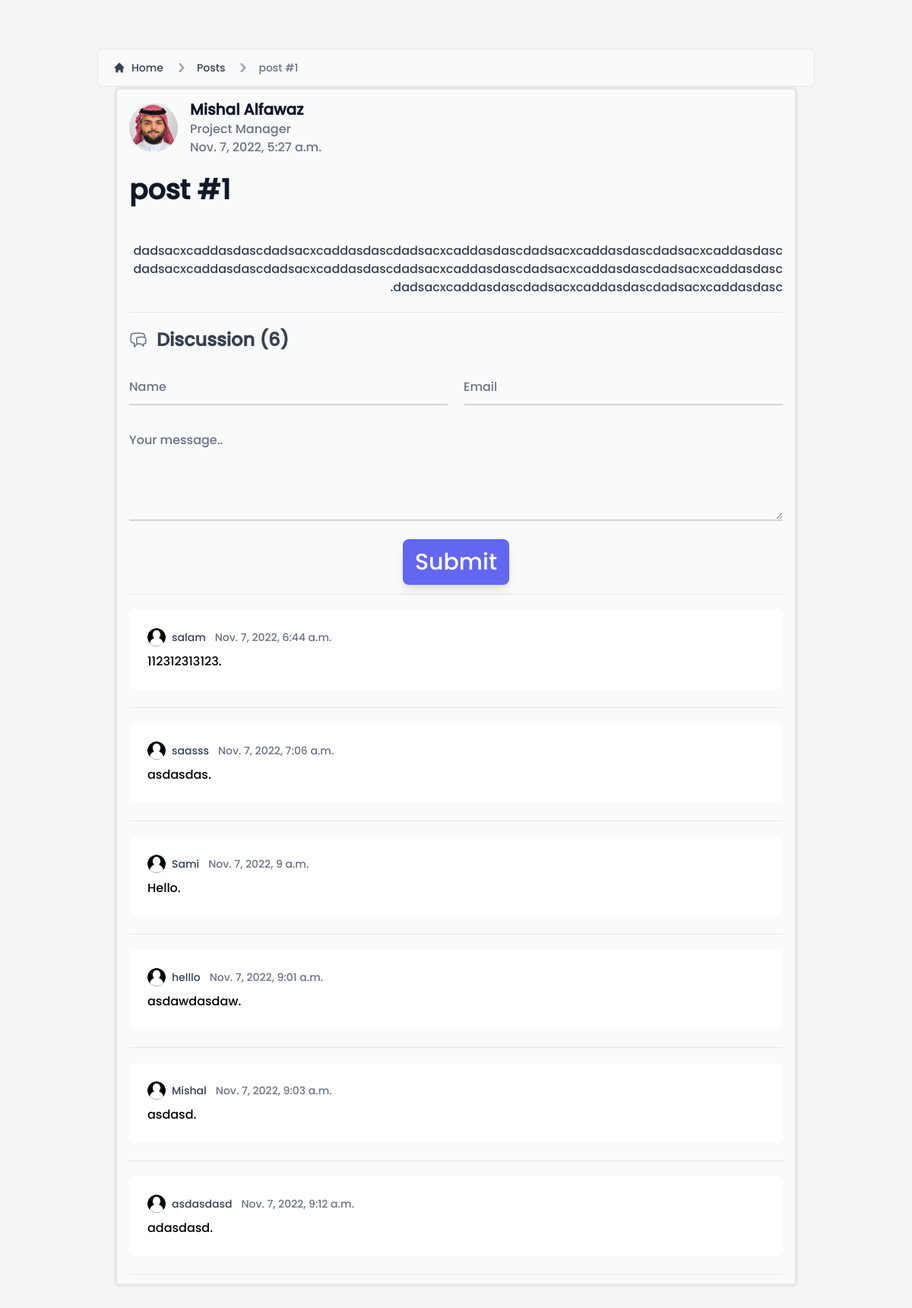
Before: /posts/post1 with the older database file.
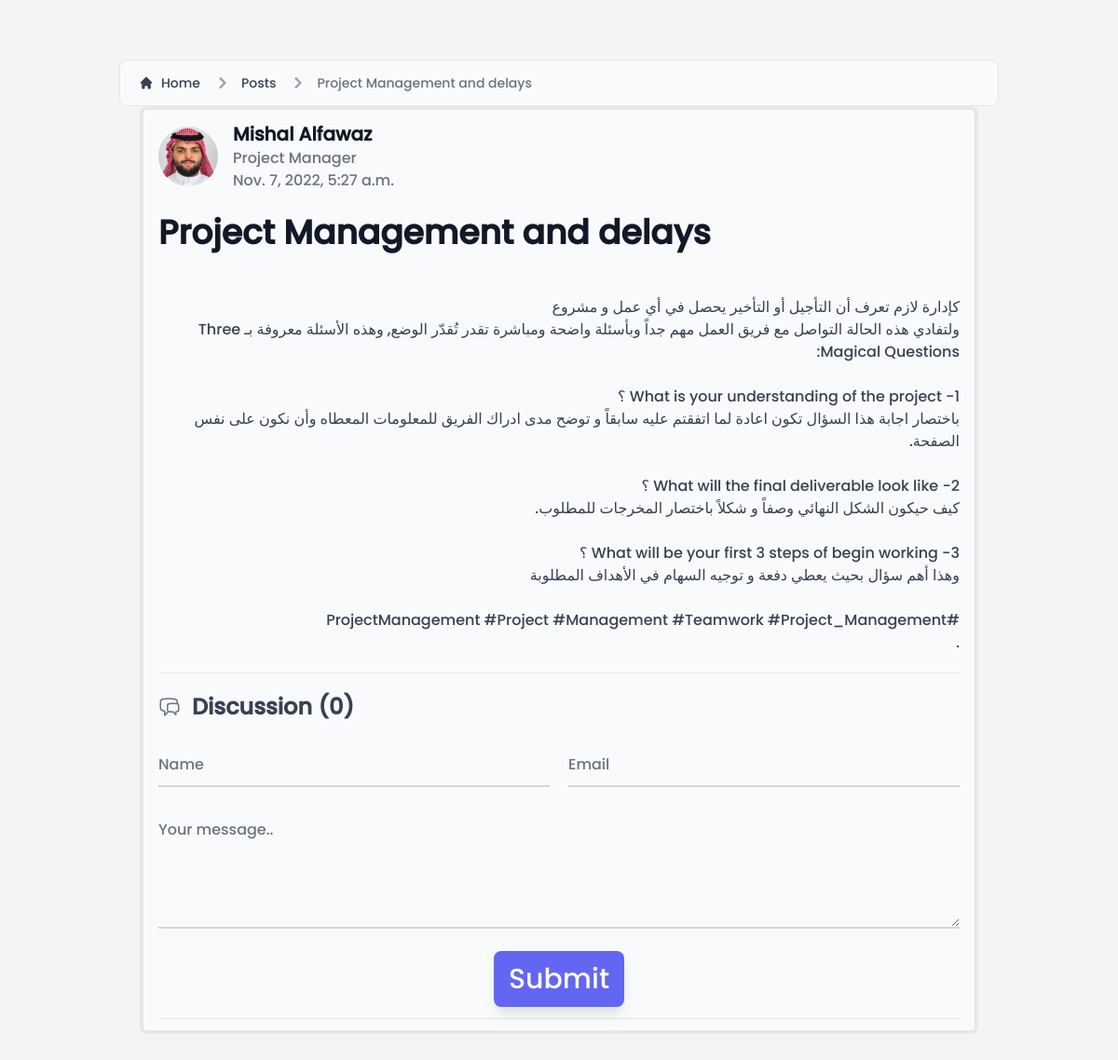
After: the same page with the newer database file.
### tailwindapp/models.py (models this page shows, shortened)
class Post(models.Model):
    author = models.ForeignKey(Info, on_delete=models.CASCADE, null = True)
    title = models.CharField(max_length=255)
    slug = models.SlugField()
    image = models.ImageField(null = True,blank=True, upload_to="images/")
    intro = models.TextField()
    body = RichTextField()
    released = models.DateTimeField(auto_now_add = True)
    class Meta:
        ordering = ['released']

class Info (models.Model):
    title = models.CharField(max_length = 255)
    name = models.CharField(max_length = 255)
    position = models.CharField(max_length = 255)
    email = models.EmailField()
    phone = models.IntegerField()
    description = models.TextField(max_length = 500)
    image = models.ImageField(null = True,blank=True, upload_to="images/")
    cv = models.FileField(null = True)
    skills = models.ManyToManyField(Skills)

class CommentPost(models.Model):
    post = models.ForeignKey(Post, related_name='comments', on_delete=models.CASCADE)
    name = models.CharField(max_length=255)
    email = models.EmailField()
    body = models.TextField()
    date_added = models.DateTimeField(auto_now_add = True)
    class Meta:
        ordering = ['date_added']

### tailwindapp/views.py (the view)
# urls.py: path('posts/<slug:slug>', views.getPosts, name='getPosts'),
def getPosts(request, slug):
    post = Post.objects.get(slug=slug)
    if request.method == 'POST':
        form = CommentPostForm(request.POST)
        if form.is_valid():
            html = render_to_string('tailwindapp/emails/emailtemplate.html',
            {'name': form.cleaned_data['name'],
            'email': form.cleaned_data['email'],
            'message': form.cleaned_data['body']
            })
            form = form.save(commit = False)
            form.post = post
            print("### ", form)
            form.save()
            send_mail('Thank you for your comment!',
            'message',
            'no-reply@mishalalfawaz.com',
            [form.email, 'mishalalfawaz@gmail.com'],
            html_message=html)
            return redirect('getPosts', slug=post.slug)
    else:
        form = CommentPostForm()
    context = {'post':post, 'form': form}
    return render(request, 'tailwindapp/posts.html', context)

### tailwindapp/templates/tailwindapp/posts.html (shortened to what this page needs)
{% extends 'base.html' %} {% block projects %}
{% load static %}
<div class="bg-gray-100">
<main class="pt-8 pb-16 lg:pt-16 lg:pb-24">
<nav class="flex px-5 py-3 mx-5 lg:mx-32 text-gray-700 border border-gray-200 rounded-lg bg-gray-50 " aria-label="Breadcrumb">
  <ol class="inline-flex items-center space-x-1 md:space-x-3">
    <li class="inline-flex items-center">
      <a href="{% url 'index' %}" class="inline-flex items-center text-sm font-medium text-gray-700 hover:text-gray-900">
        <svg class="w-4 h-4 mr-2" fill="currentColor" viewBox="0 0 20 20" xmlns="http://www.w3.org/2000/svg"><path d="M10.707 2.293a1 1 0 00-1.414 0l-7 7a1 1 0 001.414 1.414L4 10.414V17a1 1 0 001 1h2a1 1 0 001-1v-2a1 1 0 011-1h2a1 1 0 011 1v2a1 1 0 001 1h2a1 1 0 001-1v-6.586l.293.293a1 1 0 001.414-1.414l-7-7z"></path></svg>
        Home
      </a>
    </li>
    <li>
        <div class="flex items-center">
          <svg class="w-6 h-6 text-gray-400" fill="currentColor" viewBox="0 0 20 20" xmlns="http://www.w3.org/2000/svg"><path fill-rule="evenodd" d="M7.293 14.707a1 1 0 010-1.414L10.586 10 7.293 6.707a1 1 0 011.414-1.414l4 4a1 1 0 010 1.414l-4 4a1 1 0 01-1.414 0z" clip-rule="evenodd"></path></svg>
          <a href="{% url 'index' %}" class="ml-1 text-sm font-medium text-gray-700 hover:text-gray-900 md:ml-2">Posts</a>
        </div>
      </li>
    <li aria-current="page">
      <div class="flex items-center">
        <svg class="w-6 h-6 text-gray-400" fill="currentColor" viewBox="0 0 20 20" xmlns="http://www.w3.org/2000/svg"><path fill-rule="evenodd" d="M7.293 14.707a1 1 0 010-1.414L10.586 10 7.293 6.707a1 1 0 011.414-1.414l4 4a1 1 0 010 1.414l-4 4a1 1 0 01-1.414 0z" clip-rule="evenodd"></path></svg>
        <span class="ml-1 text-sm font-medium text-gray-500 md:ml-2 ">{{post.title}}</span>
      </div>
    </li>
  </ol>
</nav>
    <div class=" bg-gray-50 flex justify-between px-4 mx-auto w-11/12 lg:w-3/4 border-4 rounded-lg p-3">
        <article class=" p- mx-auto w-full format format-sm sm:format-base lg:format-lg format-blue ">
            <header class="mb-4 lg:mb-6 not-format">
                <address class="flex items-center mb-6 not-italic">
                    <div class="inline-flex items-center mr-3 text-sm text-gray-900   ">
                        <img class="mr-4 w-16 h-16 rounded-full" src="{{post.author.image.url}}" alt="Jese Leos">
                        <div>
                            <a href="#" rel="author" class="text-xl font-bold text-gray-900   ">{{post.author.name}}</a>
                            <p class="text-base font-light text-gray-500    ">{{post.author.position}}</p>
                            <p class="text-base font-light text-gray-500    "><time pubdate datetime="2022-02-08" title="February 8th, 2022">{{post.released}}</time></p>
                        </div>
                    </div>
                </address>
                <h1 class="mb-4 text-3xl font-extrabold leading-tight text-gray-900 lg:mb-6 lg:text-4xl   ">{{post.title}}</h1>
            </header>
            <div dir="rtl" class="break-words text-gray-700">
                <br>
            <p>{{post.body | safe}}.</p>
        </div>
        <hr class="my-5">
        <section class="not-format">
            <div class="flex items-center mb-6">
                <h2 class="text-lg lg:text-2xl font-bold text-gray-700   ">Discussion ({{post.comments.count}})</h2>
            </div>
            <form action="" method="post" class="flex flex-col gap-6 items-center justify-center">
                <div class="flex gap-x-5 w-full">
                    <div class="w-1/2">
                        {{form.name}}
                    </div>
                    <div class="w-1/2">
                        {{form.email}}
                    </div>
                </div>
                <div class="w-full">
                {{form.body}}
            </div>
                <input type="submit" value="Submit" class="shadow-lg hover:shadow-2xl bg-indigo-500 text-3xl hover:bg-indigo-600
                 text-white py-3 px-4 rounded-lg cursor-pointer transition-all">
            </form>
            <hr class="mt-3">
            {% for comment in post.comments.all %}
            <article class="p-6 mb-6 text-base bg-white rounded-lg mt-5 ">
                <footer class="flex justify-between items-center mb-2">
                    <div class="flex items-center">
                        <p class="inline-flex items-center mr-3 text-sm text-gray-700   "><img
                                class="mr-2 w-6 h-6 rounded-full"
                                src="{% static 'images/avatar.png' %}"
                                alt="Michael Gough">{{comment.name}}</p>
                        <p class="text-sm text-gray-500"><time pubdate datetime="2022-02-08"
                                title="February 8th, 2022">{{comment.date_added}}</time></p>
                    </div>
                </footer>
                <p class="">{{comment.body}}.</p>
            </article>
            <hr>
            {% endfor %}
        </section>
    </article>
    </div>
</main>
</div>
{% endblock projects %}

### tailwindapp/templates/base.html (shortened to what this page needs)
<!DOCTYPE html>
{% load static %}
<html lang="en">
<head>
    <link rel="stylesheet" href="{% static 'css/tailwind.css' %}">
    <link rel="stylesheet" href="https://cdnjs.cloudflare.com/ajax/libs/font-awesome/6.2.0/css/all.min.css">
</head>
<script src="https://cdn.tailwindcss.com?plugins=forms,typography"></script>
<body style="font-family:Poppins;">
    {% block projects %}
    {% endblock projects %}
</body>
</html>

Changed rows visible on the page:
removed CommentPost: name "salam", date_added "Nov. 7, 2022, 6:44 a.m.", body "112312313123"
removed CommentPost: name "saasss", date_added "Nov. 7, 2022, 7:06 a.m.", body "asdasdas"
removed CommentPost: name "Sami", date_added "Nov. 7, 2022, 9 a.m.", body "Hello"
removed CommentPost: name "helllo", date_added "Nov. 7, 2022, 9:01 a.m.", body "asdawdasdaw"
removed CommentPost: name "Mishal", date_added "Nov. 7, 2022, 9:03 a.m.", body "asdasd"
removed CommentPost: name "asdasdasd", date_added "Nov. 7, 2022, 9:12 a.m.", body "adasdasd"
changed Post "Mishal Alfawaz": title "post #1" → "Project Management and delays"; body "dadsacxcaddasdascdadsacxcaddasdascdadsacxcaddasdascdadsacxcaddasdascdadsacxcaddasdascdadsacxcaddasdascdadsacxcaddasdascdadsacxcaddasdascdadsacxcaddasdascdadsacxcaddasdascdadsacxcaddasdascdadsacxcaddasdascdadsacxcaddasdasc" → "كإدارة لازم تعرف أن التأجيل أو التأخير يحصل في أي عمل و مشروع ولتفادي هذه الحالة التواصل مع فريق العمل مهم جداً وبأسئلة واضحة ومباشرة تقدر تُقدّر الوضع, وهذه الأسئلة معروفة بـ Three Magical Questions: 1- What is your understanding of the project ؟ باختصار اجابة هذا السؤال تكون اعادة لما اتفقتم عليه سابقاً و توضح مدى ادراك الفريق للمعلومات المعطاه وأن نكون على نفس الصفحة. 2- What will the final deliverable look like ؟ كيف حيكون الشكل النهائي وصفاً و شكلاً باختصار المخرجات للمطلوب. 3- What will be your first 3 steps of begin working ؟ وهذا أهم سؤال بحيث يعطي دفعة و توجيه السهام في الأهداف المطلوبة #ProjectManagement #Project #Management #Teamwork #Project_Management"; comments.count "6" → "0"
